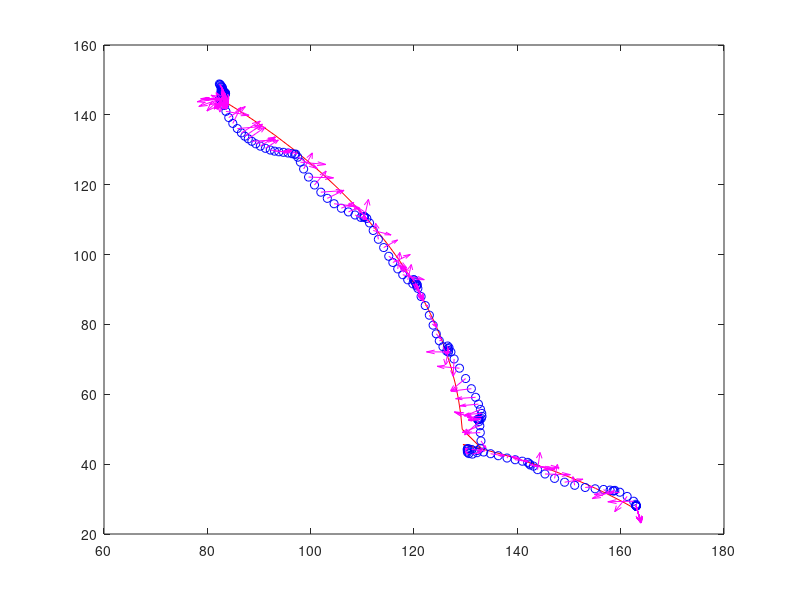

The MATLAB source for this figure:
% This function plots the data collected form the teleoperation procedure.
% The data were stored in the following order: Fx Fy Fz Xd Yd Zd Xr Yr Zr
S=load('Data_of_teleoperation.txt');
D=0;
k=5;
scale = 5;
fx=scale*S(1:k:end,1);
fy=scale*S(1:k:end,2);
fz=scale*S(1:k:end,3);
xd=S(1:k:end,4);
yd=S(1:k:end,5);
zd=S(1:k:end,6);
xr=S(1:k:end,7);
yr=S(1:k:end,8);
zr=S(1:k:end,9);
if D == 0
  plot(xd,yd,'r');
  hold on;
  plot(xr,yr,'ob');
 quiver(xr,yr,fx,fy,0,'m')
else
  plot3(xd,yd,zd,'r');
  hold on;
  plot3(xr,yr,zr);
  quiver3(xr,yr,zr,fx,fy,fz)
end
hold off;